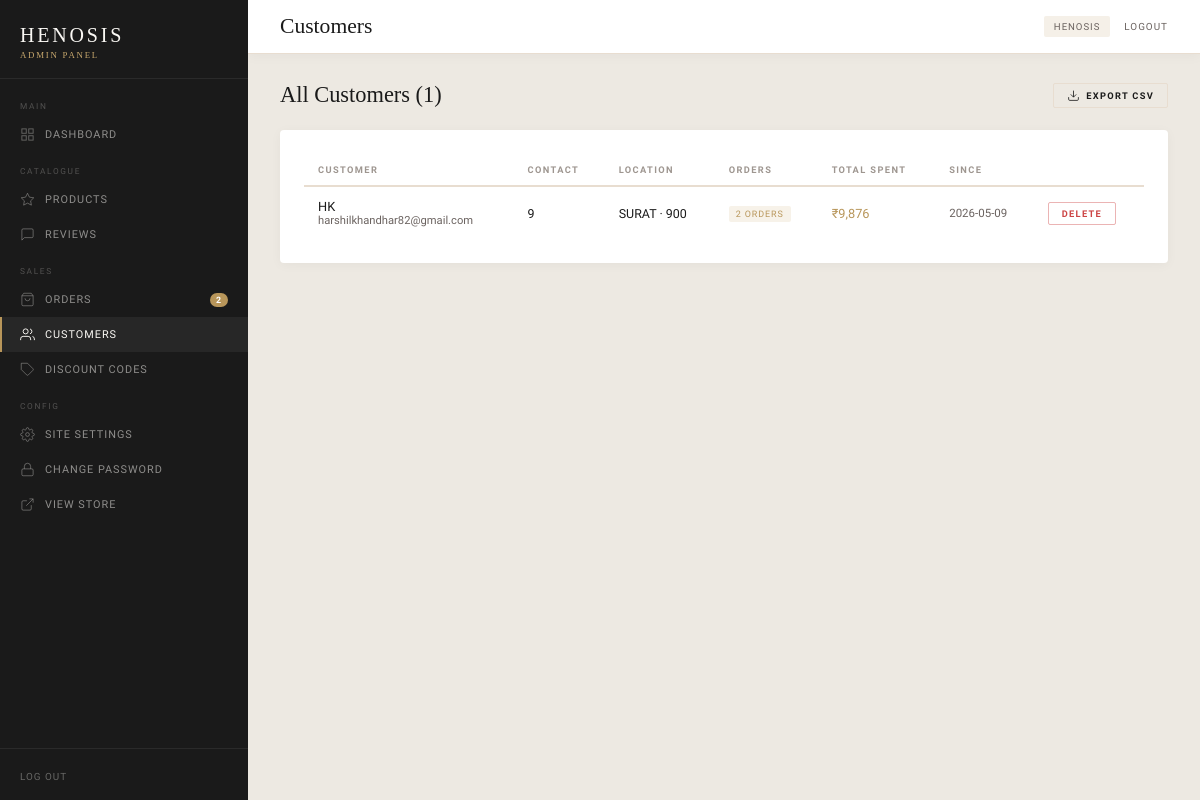
The page /henosis-admin/customers (signed in) on the database as committed earlier.
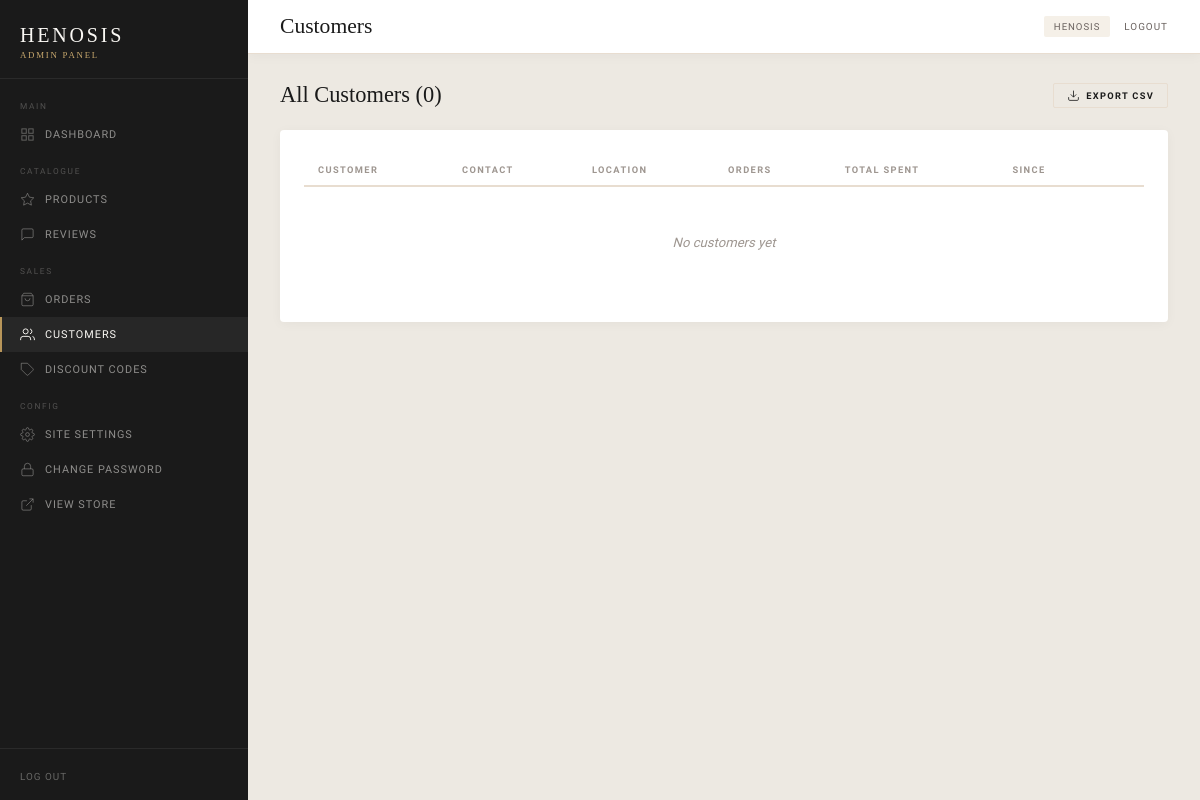
The same page on the database as committed later.
### tables this page shows
CREATE TABLE customers (
    id TEXT PRIMARY KEY, name TEXT, email TEXT UNIQUE, phone TEXT,
    address TEXT, city TEXT, pincode TEXT,
    total_orders INTEGER DEFAULT 0, total_spent REAL DEFAULT 0,
    created_at TEXT DEFAULT (datetime('now'))
);

### app.py (the view)
@app.route('/henosis-admin/customers')
@admin_required
def admin_customers():
    return render_template('admin/customers.html', settings=db.get_settings(),
                           customers=db.get_all_customers())

### app.py (called while the page is built)
def admin_required(f):
    @wraps(f)
    def d(*a, **kw):
        if not session.get('admin_logged_in'):
            return redirect(url_for('admin_login'))
        return f(*a, **kw)
    return d

@app.context_processor
def inject_globals():
    return {'get_reviews': db.get_all_reviews, 'get_orders': db.get_all_orders}

@app.before_request
def maintenance_gate():
    skip = ('/henosis-admin', '/img/', '/pimg/', '/static/', '/api/discount')
    if any(request.path.startswith(s) for s in skip):
        return
    if not session.get('admin_logged_in'):
        s = db.get_settings()
        if s.get('maintenance_mode') == 'true':
            return render_template('maintenance.html', settings=s), 503

### db.py (called while the page is built)
def get_conn():
    if USE_PG:
        import psycopg2
        conn = psycopg2.connect(DATABASE_URL)
        conn.autocommit = False
        return conn
    path = os.path.join(os.path.dirname(__file__), 'data', 'henosis.db')
    os.makedirs(os.path.dirname(path), exist_ok=True)
    conn = sqlite3.connect(path)
    conn.row_factory = sqlite3.Row
    conn.execute('PRAGMA journal_mode=WAL')
    return conn

### templates/admin/customers.html
{% extends "admin/base.html" %}
{% block page_title %}Customers{% endblock %}
{% block content %}
<div class="page-actions">
  <div class="page-title">All Customers ({{ customers|length }})</div>
  <div class="page-actions-right">
    <a href="{{ url_for('admin_export_customers') }}" class="btn btn-outline btn-sm">
      <svg width="13" height="13" viewBox="0 0 24 24" fill="none" stroke="currentColor" stroke-width="1.5"><path d="M21 15v4a2 2 0 01-2 2H5a2 2 0 01-2-2v-4"/><polyline points="7 10 12 15 17 10"/><line x1="12" y1="15" x2="12" y2="3"/></svg>
      Export CSV
    </a>
  </div>
</div>
<div class="card">
  <div class="table-wrap">
    <table>
      <thead>
        <tr><th>Customer</th><th>Contact</th><th>Location</th><th>Orders</th><th>Total Spent</th><th>Since</th><th></th></tr>
      </thead>
      <tbody>
        {% for c in customers %}
        <tr>
          <td>
            <div style="font-weight:500;">{{ c.name }}</div>
            <div style="font-size:.7rem;color:var(--gray-mid);">{{ c.email }}</div>
          </td>
          <td style="font-size:.78rem;">{{ c.phone or '—' }}</td>
          <td style="font-size:.78rem;">{{ c.city or '—' }}{% if c.pincode %} · {{ c.pincode }}{% endif %}</td>
          <td><span class="badge badge-gold">{{ c.total_orders }} order{{ 's' if c.total_orders|int != 1 else '' }}</span></td>
          <td style="font-weight:500;color:var(--gold);">₹{{ "{:,.0f}".format(c.total_spent|float) }}</td>
          <td style="font-size:.72rem;color:var(--gray-mid);">{{ c.created_at[:10] }}</td>
          <td>
            <form method="POST" action="{{ url_for('admin_delete_customer',cid=c.id) }}"
              onsubmit="return confirm('Delete {{ c.name }}? Their order history will remain.')">
              <button type="submit" class="btn btn-danger btn-sm">Delete</button>
            </form>
          </td>
        </tr>
        {% else %}
        <tr class="empty-row"><td colspan="7">No customers yet</td></tr>
        {% endfor %}
      </tbody>
    </table>
  </div>
</div>
{% endblock %}

### templates/admin/base.html (shortened to what the changed rows need)
<!DOCTYPE html>
<html lang="en">
<head>
</head>
<body>
  <aside class="sidebar" id="sidebar">
    <nav class="sidebar-nav">
        {% set pending_reviews = get_reviews()|selectattr('approved','eq','false')|list|length %}
      <a href="{{ url_for('admin_orders') }}" class="sidebar-link {% if 'order' in request.endpoint %}active{% endif %}">
        <svg viewBox="0 0 24 24" fill="none" stroke="currentColor" stroke-width="1.5"><path d="M6 2L3 6v14a2 2 0 002 2h14a2 2 0 002-2V6l-3-4z"/><line x1="3" y1="6" x2="21" y2="6"/><path d="M16 10a4 4 0 01-8 0"/></svg>
        Orders
        {% set pending_orders = get_orders()|selectattr('status','eq','Pending')|list|length %}
        {% if pending_orders > 0 %}<span class="sidebar-badge">{{ pending_orders }}</span>{% endif %}
      </a>
    </nav>
  </aside>
  <div class="admin-main">
    <div class="admin-topbar">
      <div class="topbar-left">
        <h1>{% block page_title %}Dashboard{% endblock %}</h1>
      </div>
    </div>
    <div class="admin-content">
      {% block content %}{% endblock %}
    </div>
  </div>
</body>
</html>

Rows that differ between the two databases and show on the page:
removed customers: name "HK", email "harshilkhandhar82@gmail.com", phone "9", city "SURAT", pincode "900", total_orders "2", total_orders "S", total_spent "9,876", created_at "2026-05-09"
Other text that changed with them:
{{ customers|length }}: "1" → "0"
{{ pending_orders }}: "2" → (not shown)
text now shown: "No customers yet"
